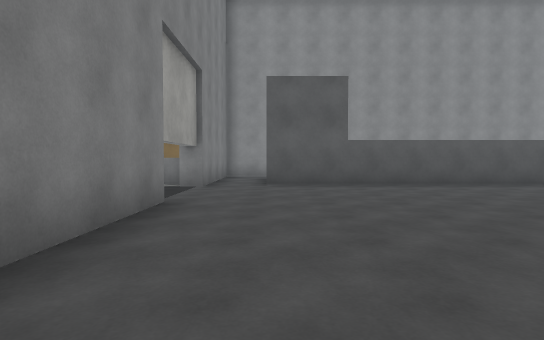
view 1 (above)

24 first-person views from a walk through a 3-D level made in the Unity game engine. The camera is 1.2 m above the floor, tilts 2° down and sees 80° across. The floor is counted in squares, 2 m on a side. Each view is taken from the middle of a square. On the plan, view 1 faces up. The plan holds only what a view shows up to about 10 squares ahead; the rest is blank. The place goes on beyond the plan. The player character is not drawn. Surface patterns are stand-ins for the level's own textures.

view 2
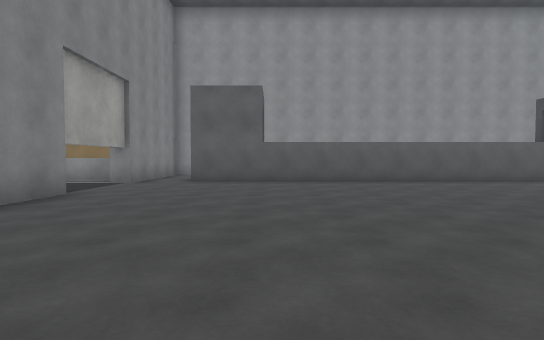

view 3
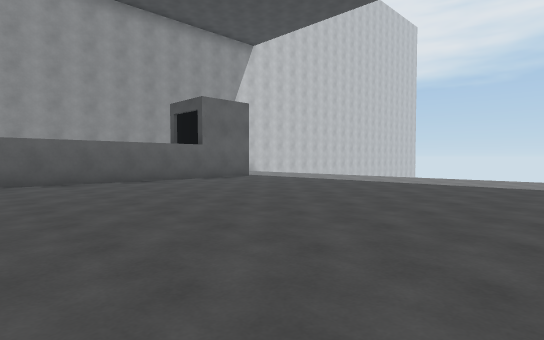

view 4
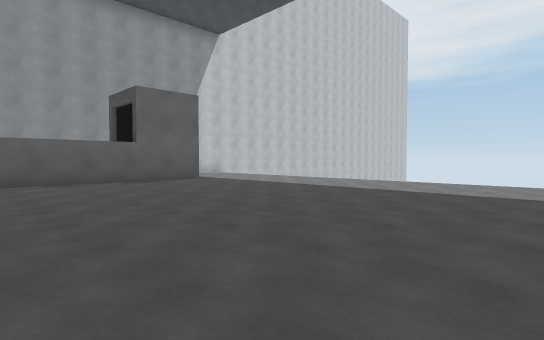

view 5
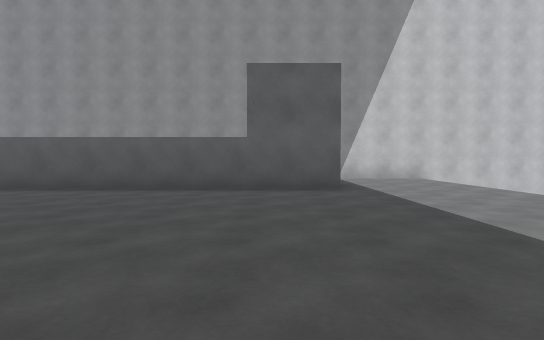

view 6
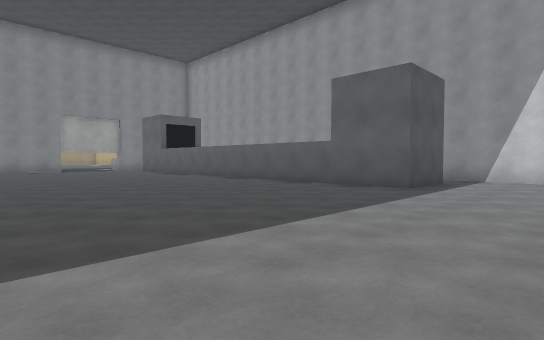

view 7
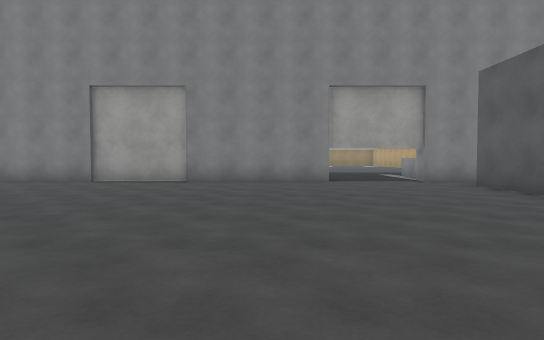

view 8
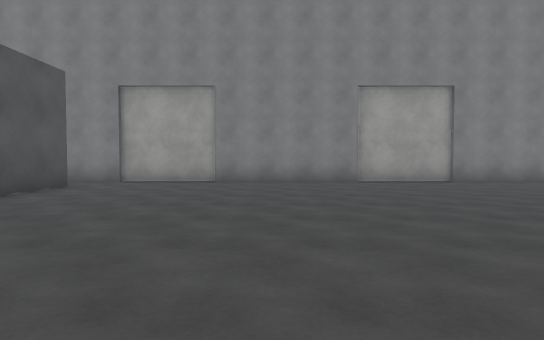

view 9
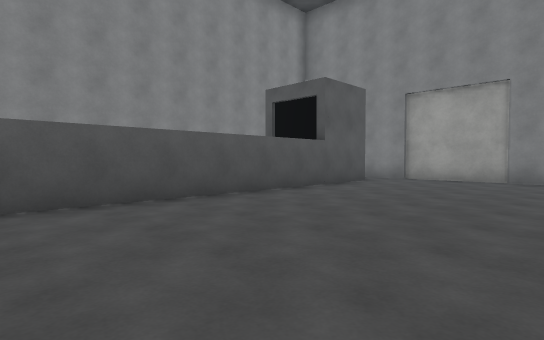

view 10
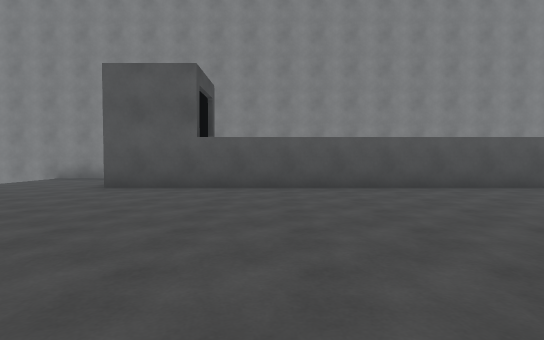

view 11
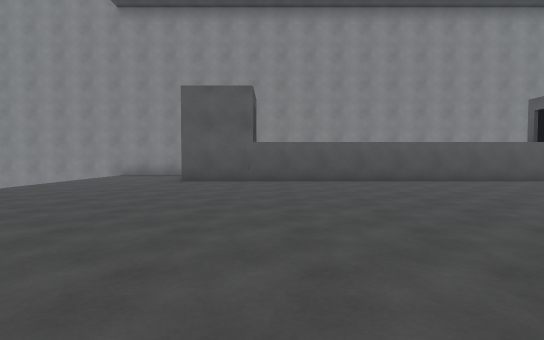

view 12
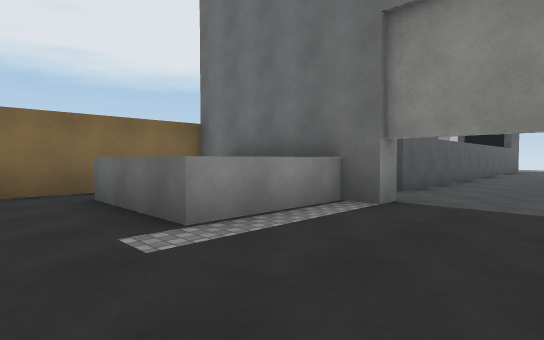

view 13
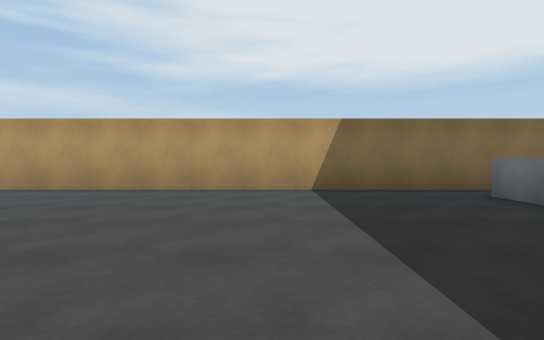

view 14
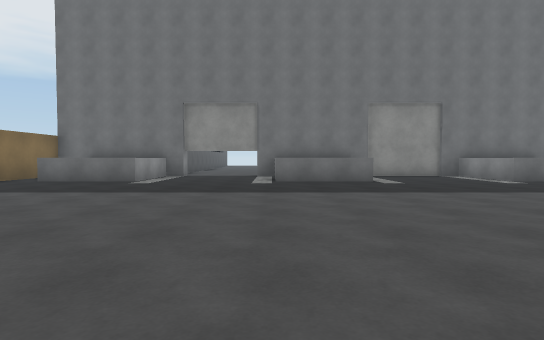

view 15
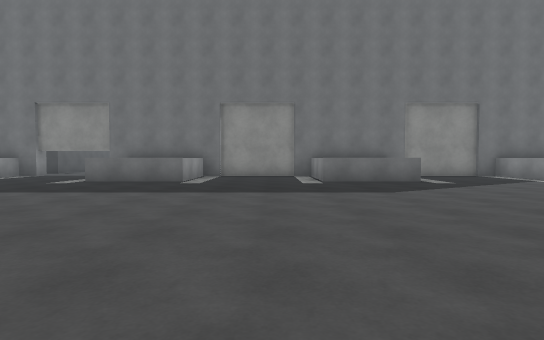

view 16
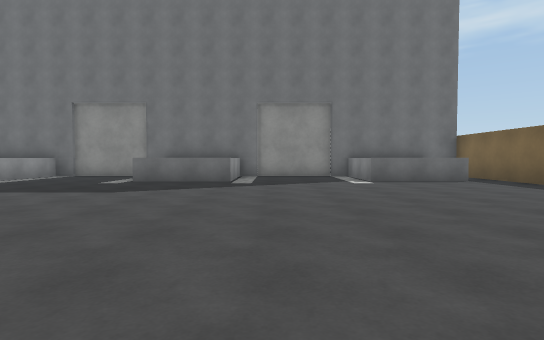

view 17
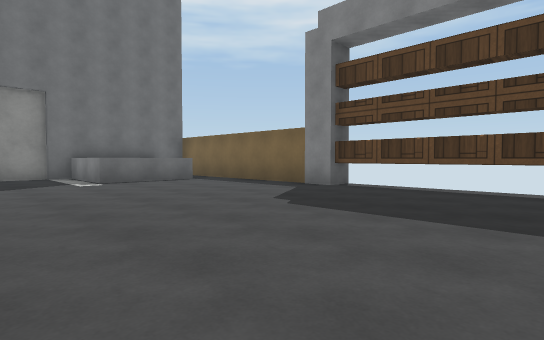

view 18
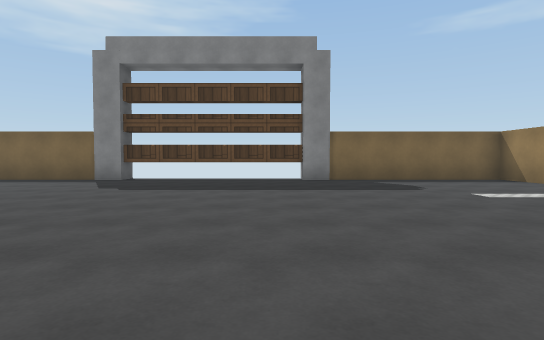

view 19
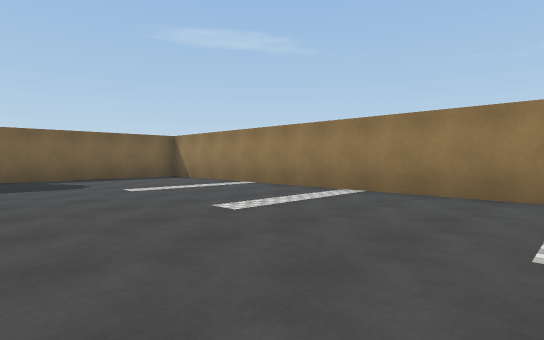

view 20
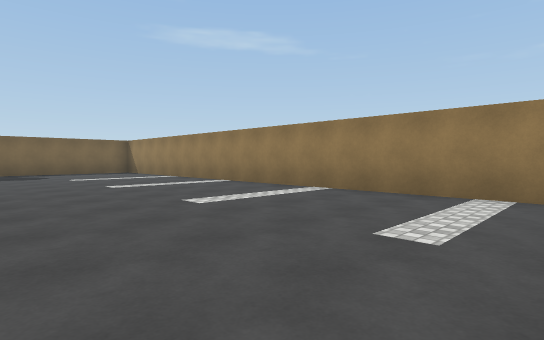

view 21
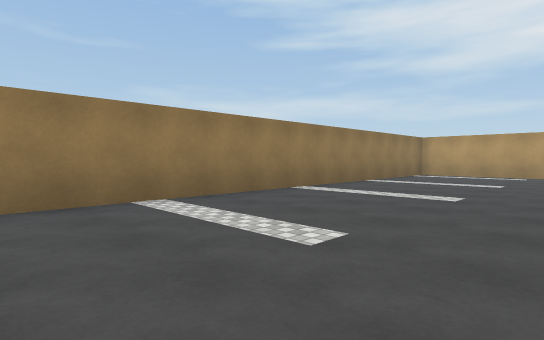

view 22
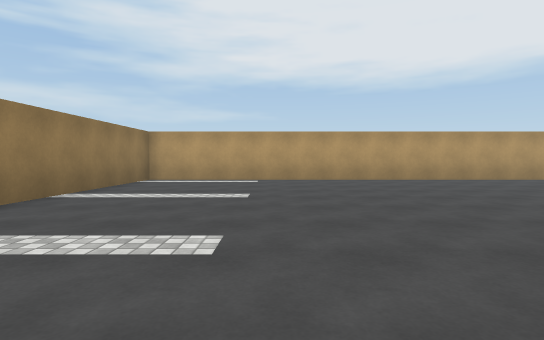

view 23
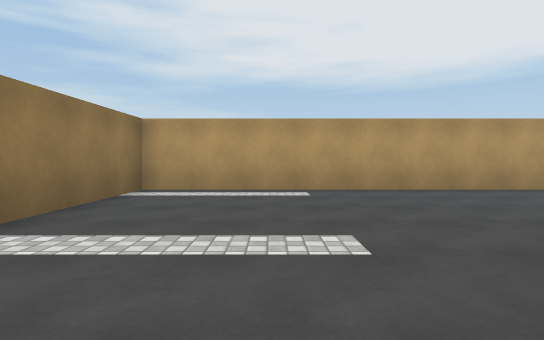

view 24
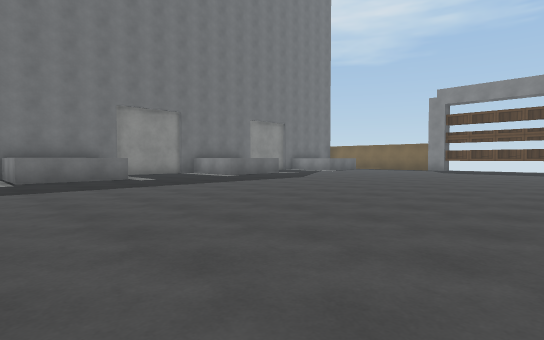

### Floor plan
Points are (right, up) in squares from view 1. A wall is a line through its corners. A room is listed if a view was taken in it or the views show most of it. See-through windows are left out.
Room 1 (views 1, 2, 3, 4, 5, 6, 7, 8, 9, 10, 11)
walls: (-1.5, 4.6) (-1.5, -9.4); (-0.2, -8.5) (12.4, -8.5); (12.4, 9.6) (12.4, 7.5) (-0.1, 7.5); (14, -11.7) (16.5, -11.7); (16.5, 10.8) (11.9, 10.8)
ways out: opening at (-1.3, 6) to room 2; opening at (-1, 8.5) to room 2
Room 2 (views 12, 13, 14, 15, 16, 17, 18, 19, 20, 21, 22, 23, 24)
walls: (-3, 1.3) (-4.5, 1.3) (-4.5, 3.9) (-2, 3.9); (-4.5, -5) (-4.5, -2.4) (-3, -2.4); (-3.2, -4.9) (-4.1, -4.9); (-2, 2.8) (-2, 4); (-2, 7.5) (-4.5, 7.5) (-4.5, 10.2); (-2, -9.2) (-2, -6.9); (-4.5, -11.2) (-4.5, -8.5) (-2, -8.5); (-8.8, -12.9) (-8.8, -12.1); (-1.5, 10) (-1.5, 7) (-2, 7) (-2, 11.2) (-19.5, 11.2) (-19.5, -12.3) (-3, -12.3)
ways out: opening at (-1.3, 6) to room 1; opening at (-1, 8.5) to room 1

Where each view was taken, in squares from view 1:
view 1: 0 up, 0 right, facing up
view 2: 1 down, 2 right, facing up
view 3: 1 down, 5 right, facing up-right
view 4: 1 down, 7 right, facing up-right
view 5: 1 up, 11 right, facing up
view 6: 1 up, 15 right, facing up-left
view 7: 3 up, 7 right, facing left
view 8: 4 down, 7 right, facing left
view 9: 4 down, 8 right, facing down-left
view 10: 2 down, 9 right, facing down
view 11: 0 up, 10 right, facing down
view 12: 5 up, 6 left, facing up-right
view 13: 5 up, 8 left, facing up
view 14: 4 up, 13 left, facing right
view 15: 1 down, 13 left, facing right
view 16: 6 down, 13 left, facing right
view 17: 6 down, 13 left, facing down-right
view 18: 3 down, 13 left, facing down
view 19: 2 down, 14 left, facing down-left
view 20: 2 up, 14 left, facing down-left
view 21: 1 down, 15 left, facing up-left
view 22: 2 up, 16 left, facing up
view 23: 5 up, 17 left, facing up
view 24: 5 up, 14 left, facing down-right
